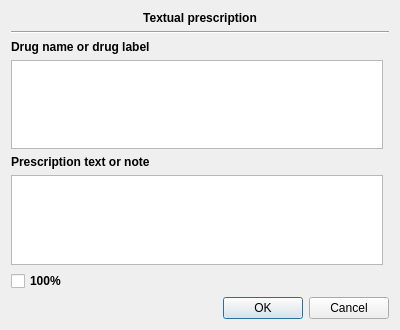
<?xml version="1.0" encoding="UTF-8"?>
<ui version="4.0">
 <class>DrugsWidget::TextualPrescriptionDialog</class>
 <widget class="QDialog" name="DrugsWidget::TextualPrescriptionDialog">
  <property name="geometry">
   <rect>
    <x>0</x>
    <y>0</y>
    <width>400</width>
    <height>330</height>
   </rect>
  </property>
  <property name="windowTitle">
   <string>Dialog</string>
  </property>
  <layout class="QGridLayout" name="gridLayout">
   <item row="0" column="0" colspan="2">
    <widget class="QLabel" name="label_2">
     <property name="font">
      <font>
       <weight>75</weight>
       <bold>true</bold>
      </font>
     </property>
     <property name="text">
      <string>Textual prescription</string>
     </property>
     <property name="alignment">
      <set>Qt::AlignCenter</set>
     </property>
    </widget>
   </item>
   <item row="1" column="0" colspan="2">
    <widget class="Line" name="line">
     <property name="orientation">
      <enum>Qt::Horizontal</enum>
     </property>
    </widget>
   </item>
   <item row="2" column="0">
    <widget class="QLabel" name="label">
     <property name="font">
      <font>
       <weight>75</weight>
       <bold>true</bold>
      </font>
     </property>
     <property name="text">
      <string>Drug name or drug label</string>
     </property>
    </widget>
   </item>
   <item row="3" column="0">
    <widget class="QTextEdit" name="drugNameTextEdit"/>
   </item>
   <item row="4" column="0">
    <widget class="QLabel" name="label_3">
     <property name="font">
      <font>
       <weight>75</weight>
       <bold>true</bold>
      </font>
     </property>
     <property name="text">
      <string>Prescription text or note</string>
     </property>
    </widget>
   </item>
   <item row="5" column="0">
    <widget class="QTextEdit" name="drugNoteTextEdit"/>
   </item>
   <item row="7" column="0" colspan="2">
    <widget class="QDialogButtonBox" name="buttonBox">
     <property name="orientation">
      <enum>Qt::Horizontal</enum>
     </property>
     <property name="standardButtons">
      <set>QDialogButtonBox::Cancel|QDialogButtonBox::Ok</set>
     </property>
    </widget>
   </item>
   <item row="6" column="0">
    <widget class="QCheckBox" name="aldCheck">
     <property name="font">
      <font>
       <weight>75</weight>
       <bold>true</bold>
      </font>
     </property>
     <property name="text">
      <string>100%</string>
     </property>
    </widget>
   </item>
  </layout>
 </widget>
 <resources/>
 <connections>
  <connection>
   <sender>buttonBox</sender>
   <signal>accepted()</signal>
   <receiver>DrugsWidget::TextualPrescriptionDialog</receiver>
   <slot>accept()</slot>
   <hints>
    <hint type="sourcelabel">
     <x>248</x>
     <y>254</y>
    </hint>
    <hint type="destinationlabel">
     <x>157</x>
     <y>274</y>
    </hint>
   </hints>
  </connection>
  <connection>
   <sender>buttonBox</sender>
   <signal>rejected()</signal>
   <receiver>DrugsWidget::TextualPrescriptionDialog</receiver>
   <slot>reject()</slot>
   <hints>
    <hint type="sourcelabel">
     <x>316</x>
     <y>260</y>
    </hint>
    <hint type="destinationlabel">
     <x>286</x>
     <y>274</y>
    </hint>
   </hints>
  </connection>
 </connections>
</ui>
